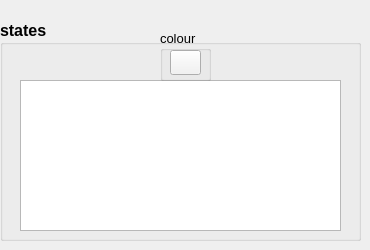
    <widget class="QWidget" name="states">
     <widget class="QGroupBox" name="groupStates">
      <property name="geometry">
       <rect>
        <x>0</x>
        <y>20</y>
        <width>361</width>
        <height>221</height>
       </rect>
      </property>
      <property name="font">
       <font>
        <pointsize>12</pointsize>
        <weight>75</weight>
        <bold>true</bold>
       </font>
      </property>
      <property name="title">
       <string>states</string>
      </property>
      <widget class="QListWidget" name="listStates">
       <property name="geometry">
        <rect>
         <x>20</x>
         <y>60</y>
         <width>321</width>
         <height>151</height>
        </rect>
       </property>
       <property name="font">
        <font>
         <pointsize>10</pointsize>
         <weight>50</weight>
         <bold>false</bold>
        </font>
       </property>
      </widget>
      <widget class="QGroupBox" name="groupBoxStateColour">
       <property name="geometry">
        <rect>
         <x>160</x>
         <y>10</y>
         <width>51</width>
         <height>51</height>
        </rect>
       </property>
       <property name="palette">
        <palette>
         <active>
          <colorrole role="WindowText">
           <brush brushstyle="SolidPattern">
            <color alpha="255">
             <red>0</red>
             <green>0</green>
             <blue>0</blue>
            </color>
           </brush>
          </colorrole>
          <colorrole role="Button">
           <brush brushstyle="SolidPattern">
            <color alpha="255">
             <red>242</red>
             <green>242</green>
             <blue>242</blue>
            </color>
           </brush>
          </colorrole>
          <colorrole role="Light">
           <brush brushstyle="SolidPattern">
            <color alpha="255">
             <red>255</red>
             <green>255</green>
             <blue>255</blue>
            </color>
           </brush>
          </colorrole>
          <colorrole role="Midlight">
           <brush brushstyle="SolidPattern">
            <color alpha="255">
             <red>248</red>
             <green>248</green>
             <blue>248</blue>
            </color>
           </brush>
          </colorrole>
          <colorrole role="Dark">
           <brush brushstyle="SolidPattern">
            <color alpha="255">
             <red>121</red>
             <green>121</green>
             <blue>121</blue>
            </color>
           </brush>
          </colorrole>
          <colorrole role="Mid">
           <brush brushstyle="SolidPattern">
            <color alpha="255">
             <red>161</red>
             <green>161</green>
             <blue>161</blue>
            </color>
           </brush>
          </colorrole>
          <colorrole role="Text">
           <brush brushstyle="SolidPattern">
            <color alpha="255">
             <red>0</red>
             <green>0</green>
             <blue>0</blue>
            </color>
           </brush>
          </colorrole>
          <colorrole role="BrightText">
           <brush brushstyle="SolidPattern">
            <color alpha="255">
             <red>255</red>
             <green>255</green>
             <blue>255</blue>
            </color>
           </brush>
          </colorrole>
          <colorrole role="ButtonText">
           <brush brushstyle="SolidPattern">
            <color alpha="255">
             <red>0</red>
             <green>0</green>
             <blue>0</blue>
            </color>
           </brush>
          </colorrole>
          <colorrole role="Base">
           <brush brushstyle="SolidPattern">
            <color alpha="255">
             <red>255</red>
             <green>255</green>
             <blue>255</blue>
            </color>
           </brush>
          </colorrole>
          <colorrole role="Window">
           <brush brushstyle="SolidPattern">
            <color alpha="255">
             <red>242</red>
             <green>242</green>
             <blue>242</blue>
            </color>
           </brush>
          </colorrole>
          <colorrole role="Shadow">
           <brush brushstyle="SolidPattern">
            <color alpha="255">
             <red>0</red>
             <green>0</green>
             <blue>0</blue>
            </color>
           </brush>
          </colorrole>
          <colorrole role="AlternateBase">
           <brush brushstyle="SolidPattern">
            <color alpha="255">
             <red>248</red>
             <green>248</green>
             <blue>248</blue>
            </color>
           </brush>
          </colorrole>
          <colorrole role="ToolTipBase">
           <brush brushstyle="SolidPattern">
            <color alpha="255">
             <red>255</red>
             <green>255</green>
             <blue>220</blue>
            </color>
           </brush>
          </colorrole>
          <colorrole role="ToolTipText">
           <brush brushstyle="SolidPattern">
            <color alpha="255">
             <red>0</red>
             <green>0</green>
             <blue>0</blue>
            </color>
           </brush>
          </colorrole>
          <colorrole role="PlaceholderText">
           <brush brushstyle="NoBrush">
            <color alpha="128">
             <red>0</red>
             <green>0</green>
             <blue>0</blue>
            </color>
           </brush>
          </colorrole>
         </active>
         <inactive>
          <colorrole role="WindowText">
           <brush brushstyle="SolidPattern">
            <color alpha="255">
             <red>0</red>
             <green>0</green>
             <blue>0</blue>
            </color>
           </brush>
          </colorrole>
          <colorrole role="Button">
           <brush brushstyle="SolidPattern">
            <color alpha="255">
             <red>242</red>
             <green>242</green>
             <blue>242</blue>
            </color>
           </brush>
          </colorrole>
          <colorrole role="Light">
           <brush brushstyle="SolidPattern">
            <color alpha="255">
             <red>255</red>
             <green>255</green>
             <blue>255</blue>
            </color>
           </brush>
          </colorrole>
          <colorrole role="Midlight">
           <brush brushstyle="SolidPattern">
            <color alpha="255">
             <red>248</red>
             <green>248</green>
             <blue>248</blue>
            </color>
           </brush>
          </colorrole>
          <colorrole role="Dark">
           <brush brushstyle="SolidPattern">
            <color alpha="255">
             <red>121</red>
             <green>121</green>
             <blue>121</blue>
            </color>
           </brush>
          </colorrole>
          <colorrole role="Mid">
           <brush brushstyle="SolidPattern">
            <color alpha="255">
             <red>161</red>
             <green>161</green>
             <blue>161</blue>
            </color>
           </brush>
          </colorrole>
          <colorrole role="Text">
           <brush brushstyle="SolidPattern">
            <color alpha="255">
             <red>0</red>
             <green>0</green>
             <blue>0</blue>
            </color>
           </brush>
          </colorrole>
          <colorrole role="BrightText">
           <brush brushstyle="SolidPattern">
            <color alpha="255">
             <red>255</red>
             <green>255</green>
             <blue>255</blue>
            </color>
           </brush>
          </colorrole>
          <colorrole role="ButtonText">
           <brush brushstyle="SolidPattern">
            <color alpha="255">
             <red>0</red>
             <green>0</green>
             <blue>0</blue>
            </color>
           </brush>
          </colorrole>
          <colorrole role="Base">
           <brush brushstyle="SolidPattern">
            <color alpha="255">
             <red>255</red>
             <green>255</green>
             <blue>255</blue>
            </color>
           </brush>
          </colorrole>
          <colorrole role="Window">
           <brush brushstyle="SolidPattern">
            <color alpha="255">
             <red>242</red>
             <green>242</green>
             <blue>242</blue>
            </color>
           </brush>
          </colorrole>
          <colorrole role="Shadow">
           <brush brushstyle="SolidPattern">
            <color alpha="255">
             <red>0</red>
             <green>0</green>
             <blue>0</blue>
            </color>
           </brush>
          </colorrole>
          <colorrole role="AlternateBase">
           <brush brushstyle="SolidPattern">
            <color alpha="255">
             <red>248</red>
             <green>248</green>
             <blue>248</blue>
            </color>
           </brush>
          </colorrole>
          <colorrole role="ToolTipBase">
           <brush brushstyle="SolidPattern">
            <color alpha="255">
             <red>255</red>
             <green>255</green>
             <blue>220</blue>
            </color>
           </brush>
          </colorrole>
          <colorrole role="ToolTipText">
           <brush brushstyle="SolidPattern">
            <color alpha="255">
             <red>0</red>
             <green>0</green>
             <blue>0</blue>
            </color>
           </brush>
          </colorrole>
          <colorrole role="PlaceholderText">
           <brush brushstyle="NoBrush">
            <color alpha="128">
             <red>0</red>
             <green>0</green>
             <blue>0</blue>
            </color>
           </brush>
          </colorrole>
         </inactive>
         <disabled>
          <colorrole role="WindowText">
           <brush brushstyle="SolidPattern">
            <color alpha="255">
             <red>121</red>
             <green>121</green>
             <blue>121</blue>
            </color>
           </brush>
          </colorrole>
          <colorrole role="Button">
           <brush brushstyle="SolidPattern">
            <color alpha="255">
             <red>242</red>
             <green>242</green>
             <blue>242</blue>
            </color>
           </brush>
          </colorrole>
          <colorrole role="Light">
           <brush brushstyle="SolidPattern">
            <color alpha="255">
             <red>255</red>
             <green>255</green>
             <blue>255</blue>
            </color>
           </brush>
          </colorrole>
          <colorrole role="Midlight">
           <brush brushstyle="SolidPattern">
            <color alpha="255">
             <red>248</red>
             <green>248</green>
             <blue>248</blue>
            </color>
           </brush>
          </colorrole>
          <colorrole role="Dark">
           <brush brushstyle="SolidPattern">
            <color alpha="255">
             <red>121</red>
             <green>121</green>
             <blue>121</blue>
            </color>
           </brush>
          </colorrole>
          <colorrole role="Mid">
           <brush brushstyle="SolidPattern">
            <color alpha="255">
             <red>161</red>
             <green>161</green>
             <blue>161</blue>
            </color>
           </brush>
          </colorrole>
          <colorrole role="Text">
           <brush brushstyle="SolidPattern">
            <color alpha="255">
             <red>121</red>
             <green>121</green>
             <blue>121</blue>
            </color>
           </brush>
          </colorrole>
          <colorrole role="BrightText">
           <brush brushstyle="SolidPattern">
            <color alpha="255">
             <red>255</red>
             <green>255</green>
             <blue>255</blue>
            </color>
           </brush>
          </colorrole>
          <colorrole role="ButtonText">
           <brush brushstyle="SolidPattern">
            <color alpha="255">
             <red>121</red>
             <green>121</green>
             <blue>121</blue>
            </color>
           </brush>
          </colorrole>
          <colorrole role="Base">
           <brush brushstyle="SolidPattern">
            <color alpha="255">
             <red>242</red>
             <green>242</green>
             <blue>242</blue>
            </color>
           </brush>
          </colorrole>
          <colorrole role="Window">
           <brush brushstyle="SolidPattern">
            <color alpha="255">
             <red>242</red>
             <green>242</green>
             <blue>242</blue>
            </color>
           </brush>
          </colorrole>
          <colorrole role="Shadow">
           <brush brushstyle="SolidPattern">
            <color alpha="255">
             <red>0</red>
             <green>0</green>
             <blue>0</blue>
            </color>
           </brush>
          </colorrole>
          <colorrole role="AlternateBase">
           <brush brushstyle="SolidPattern">
            <color alpha="255">
             <red>242</red>
             <green>242</green>
             <blue>242</blue>
            </color>
           </brush>
          </colorrole>
          <colorrole role="ToolTipBase">
           <brush brushstyle="SolidPattern">
            <color alpha="255">
             <red>255</red>
             <green>255</green>
             <blue>220</blue>
            </color>
           </brush>
          </colorrole>
          <colorrole role="ToolTipText">
           <brush brushstyle="SolidPattern">
            <color alpha="255">
             <red>0</red>
             <green>0</green>
             <blue>0</blue>
            </color>
           </brush>
          </colorrole>
          <colorrole role="PlaceholderText">
           <brush brushstyle="NoBrush">
            <color alpha="128">
             <red>0</red>
             <green>0</green>
             <blue>0</blue>
            </color>
           </brush>
          </colorrole>
         </disabled>
        </palette>
       </property>
       <property name="font">
        <font>
         <pointsize>10</pointsize>
         <weight>50</weight>
         <bold>false</bold>
        </font>
       </property>
       <property name="title">
        <string>colour</string>
       </property>
       <widget class="QToolButton" name="toolStateColour">
        <property name="geometry">
         <rect>
          <x>10</x>
          <y>20</y>
          <width>31</width>
          <height>25</height>
         </rect>
        </property>
        <property name="font">
         <font>
          <pointsize>10</pointsize>
          <weight>50</weight>
          <bold>false</bold>
         </font>
        </property>
        <property name="text">
         <string/>
        </property>
        <property name="autoRaise">
         <bool>false</bool>
        </property>
       </widget>
      </widget>
     </widget>
    </widget>
